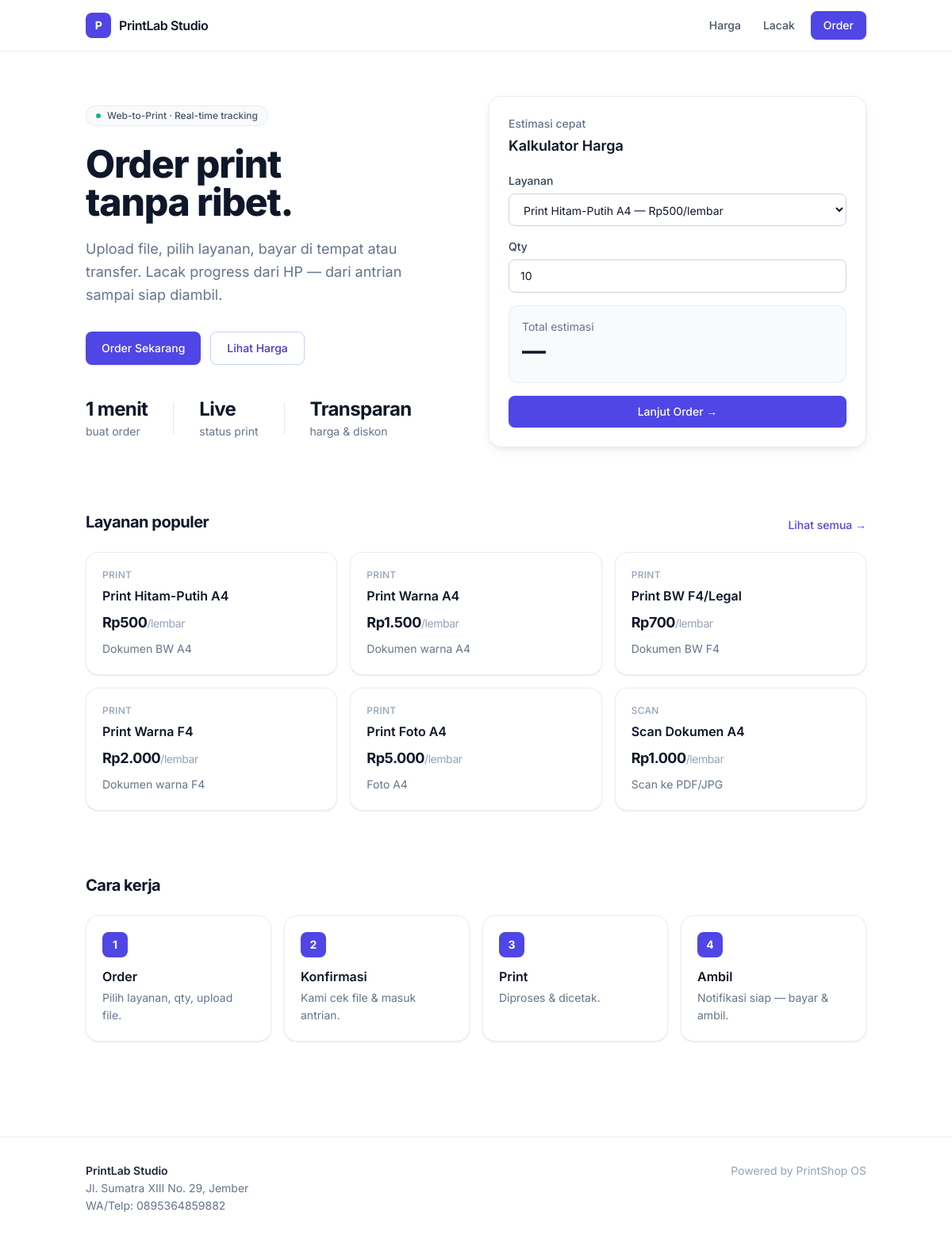
The page / on the database its author committed.
### tables this page shows
CREATE TABLE services (
                    id INTEGER PRIMARY KEY AUTOINCREMENT,
                    key TEXT UNIQUE NOT NULL,
                    name TEXT NOT NULL,
                    category TEXT NOT NULL DEFAULT 'print',
                    unit TEXT NOT NULL DEFAULT 'lembar',
                    price INTEGER NOT NULL,
                    min_charge INTEGER NOT NULL DEFAULT 0,
                    cost_estimate INTEGER NOT NULL DEFAULT 0,
                    active INTEGER NOT NULL DEFAULT 1,
                    sort_order INTEGER NOT NULL DEFAULT 0,
                    description TEXT DEFAULT ''
                );

### app/routers/public.py (the view)
@router.get("/", response_class=HTMLResponse)
async def home(request: Request):
    services = db.list_services()
    addons = db.list_addons()
    discounts = db.list_discounts()
    return templates.TemplateResponse(
        "public/home.html",
        {
            "request": request,
            "services": services,
            "addons": addons,
            "discounts": discounts,
        },
    )

### app/templates/public/home.html (shortened to what this page needs)
{% extends "base_public.html" %}
{% block content %}
<section class="grid lg:grid-cols-2 gap-12 lg:gap-8 items-center">
  <div>
    <div class="inline-flex items-center gap-2 text-xs font-medium px-3 py-1 rounded-full bg-ink-50 text-ink-600 border border-ink-200/70 mb-6">
      <span class="w-1.5 h-1.5 rounded-full bg-emerald-500"></span>
      Web-to-Print · Real-time tracking
    </div>
    <h1 class="text-4xl sm:text-5xl font-extrabold tracking-tight text-ink-900 leading-[1.1]">
      Order print<br>tanpa ribet.
    </h1>
    <p class="mt-5 text-ink-500 text-lg leading-relaxed max-w-md">
      Upload file, pilih layanan, bayar di tempat atau transfer. Lacak progress dari HP — dari antrian sampai siap diambil.
    </p>
    <div class="mt-8 flex flex-wrap gap-3">
      <a href="/order" class="btn btn-primary px-5 py-2.5">Order Sekarang</a>
      <a href="/harga" class="btn btn-secondary px-5 py-2.5">Lihat Harga</a>
    </div>
    <div class="mt-10 flex items-center gap-8 text-sm">
      <div>
        <div class="text-2xl font-bold text-ink-900 tracking-tight">1 menit</div>
        <div class="text-ink-500 mt-0.5">buat order</div>
      </div>
      <div>
        <div class="text-2xl font-bold text-ink-900 tracking-tight">Live</div>
        <div class="text-ink-500 mt-0.5">status print</div>
      </div>
      <div>
        <div class="text-2xl font-bold text-ink-900 tracking-tight">Transparan</div>
        <div class="text-ink-500 mt-0.5">harga & diskon</div>
      </div>
    </div>
  </div>
  <div class="card p-6 shadow-lift">
    <div class="text-sm font-medium text-ink-500 mb-1">Estimasi cepat</div>
    <div class="text-lg font-semibold text-ink-900 mb-5">Kalkulator Harga</div>
    <div class="space-y-4">
      <div>
        <label class="label">Layanan</label>
        <select id="home-service" class="input">
          {% for s in services %}
          <option value="{{ s.key }}" data-price="{{ s.price }}">{{ s.name }} — {{ rupiah(s.price) }}/{{ s.unit }}</option>
          {% endfor %}
        </select>
      </div>
      <div>
        <label class="label">Qty</label>
        <input id="home-qty" type="number" min="1" value="10" class="input">
      </div>
      <div id="home-quote" class="rounded-xl bg-ink-50 border border-ink-200/70 p-4">
        <div class="text-sm text-ink-500">Total estimasi</div>
        <div class="text-3xl font-bold text-ink-900 tracking-tight mt-0.5" id="home-total">—</div>
      </div>
      <a href="/order" class="btn btn-primary w-full py-2.5">Lanjut Order →</a>
    </div>
  </div>
</section>
<section class="mt-20">
  <div class="flex items-end justify-between mb-6">
    <h2 class="text-xl font-bold text-ink-900 tracking-tight">Layanan populer</h2>
    <a href="/harga" class="text-sm font-medium text-accent-600 hover:text-accent-700">Lihat semua →</a>
  </div>
  <div class="grid sm:grid-cols-2 lg:grid-cols-3 gap-4">
    {% for s in services[:6] %}
    <div class="card p-5 hover:shadow-lift transition-shadow duration-200">
      <div class="text-xs uppercase tracking-wide text-ink-400 font-medium">{{ s.category }}</div>
      <div class="font-semibold text-ink-900 mt-1.5">{{ s.name }}</div>
      <div class="text-ink-900 font-bold mt-2 text-lg tracking-tight">{{ rupiah(s.price) }}<span class="text-ink-400 font-normal text-sm">/{{ s.unit }}</span></div>
      <p class="text-sm text-ink-500 mt-2 leading-relaxed">{{ s.description }}</p>
    </div>
    {% endfor %}
  </div>
</section>
<section class="mt-20">
  <h2 class="text-xl font-bold text-ink-900 tracking-tight mb-6">Cara kerja</h2>
  <div class="grid sm:grid-cols-2 lg:grid-cols-4 gap-4">
    <div class="card p-5">
      <div class="w-8 h-8 rounded-lg bg-accent-600 text-white grid place-items-center text-sm font-bold mb-3">1</div>
      <div class="font-semibold text-ink-900">Order</div>
      <p class="text-sm text-ink-500 mt-1 leading-relaxed">Pilih layanan, qty, upload file.</p>
    </div>
    <div class="card p-5">
      <div class="w-8 h-8 rounded-lg bg-accent-600 text-white grid place-items-center text-sm font-bold mb-3">2</div>
      <div class="font-semibold text-ink-900">Konfirmasi</div>
      <p class="text-sm text-ink-500 mt-1 leading-relaxed">Kami cek file & masuk antrian.</p>
    </div>
    <div class="card p-5">
      <div class="w-8 h-8 rounded-lg bg-accent-600 text-white grid place-items-center text-sm font-bold mb-3">3</div>
      <div class="font-semibold text-ink-900">Print</div>
      <p class="text-sm text-ink-500 mt-1 leading-relaxed">Diproses & dicetak.</p>
    </div>
    <div class="card p-5">
      <div class="w-8 h-8 rounded-lg bg-accent-600 text-white grid place-items-center text-sm font-bold mb-3">4</div>
      <div class="font-semibold text-ink-900">Ambil</div>
      <p class="text-sm text-ink-500 mt-1 leading-relaxed">Notifikasi siap — bayar & ambil.</p>
    </div>
  </div>
</section>
{% endblock %}

### app/templates/base_public.html (shortened to what this page needs)
<!DOCTYPE html>
<html lang="id">
<head>
  <script src="https://cdn.tailwindcss.com"></script>
</head>
<body class="bg-white text-ink-900 font-sans antialiased min-h-screen selection:bg-accent-100 selection:text-accent-700">
  <header class="sticky top-0 z-40 bg-white/80 backdrop-blur-md border-b border-ink-200/70">
    <div class="max-w-5xl mx-auto px-5 h-16 flex items-center justify-between">
      <a href="/" class="flex items-center gap-2.5 font-semibold text-ink-900 tracking-tight">
        <span class="w-8 h-8 rounded-lg bg-accent-600 text-white grid place-items-center text-sm font-bold">{{ shop_name[:1]|upper }}</span>
        <span class="hidden sm:inline">{{ shop_name }}</span>
      </a>
      <nav class="flex items-center gap-1 text-sm">
        <a class="px-3 py-2 rounded-lg text-ink-600 hover:text-ink-900 hover:bg-ink-50 font-medium transition-colors" href="/harga">Harga</a>
        <a class="px-3 py-2 rounded-lg text-ink-600 hover:text-ink-900 hover:bg-ink-50 font-medium transition-colors" href="/track">Lacak</a>
        <a class="btn btn-primary ml-1" href="/order">Order</a>
      </nav>
    </div>
  </header>
  <main class="max-w-5xl mx-auto px-5 py-10 sm:py-14">
    {% block content %}{% endblock %}
  </main>
  <footer class="border-t border-ink-200/70 mt-16">
    <div class="max-w-5xl mx-auto px-5 py-8 text-sm text-ink-500 flex flex-col sm:flex-row gap-3 justify-between">
      <div>
        <div class="font-semibold text-ink-800">{{ shop_name }}</div>
        {% if shop_address %}<div class="mt-0.5">{{ shop_address }}</div>{% endif %}
        {% if shop_phone %}<div class="mt-0.5">WA/Telp: {{ shop_phone }}</div>{% endif %}
      </div>
      <div class="text-ink-400">Powered by PrintShop OS</div>
    </div>
  </footer>
</body>
</html>

### rows shown on the page
services: category "PRINT", name "Print Hitam-Putih A4", price "Rp500", unit "lembar", description "Dokumen BW A4"
services: category "PRINT", name "Print Warna A4", price "Rp1.500", unit "lembar", description "Dokumen warna A4"
services: category "PRINT", name "Print BW F4/Legal", price "Rp700", unit "lembar", description "Dokumen BW F4"
services: category "PRINT", name "Print Warna F4", price "Rp2.000", unit "lembar", description "Dokumen warna F4"
services: category "PRINT", name "Print Foto A4", price "Rp5.000", unit "lembar", description "Foto A4"
services: category "SCAN", name "Scan Dokumen A4", price "Rp1.000", unit "lembar", description "Scan ke PDF/JPG"

### other values the page prints
{{ shop_name[:1]|upper }} "P"
{{ shop_name }} "PrintLab Studio"
{{ shop_address }} "Jl. Sumatra XIII No. 29, Jember"
{{ shop_phone }} "0895364859882"
form field value "Print Hitam-Putih A4 — Rp500/lembar"
